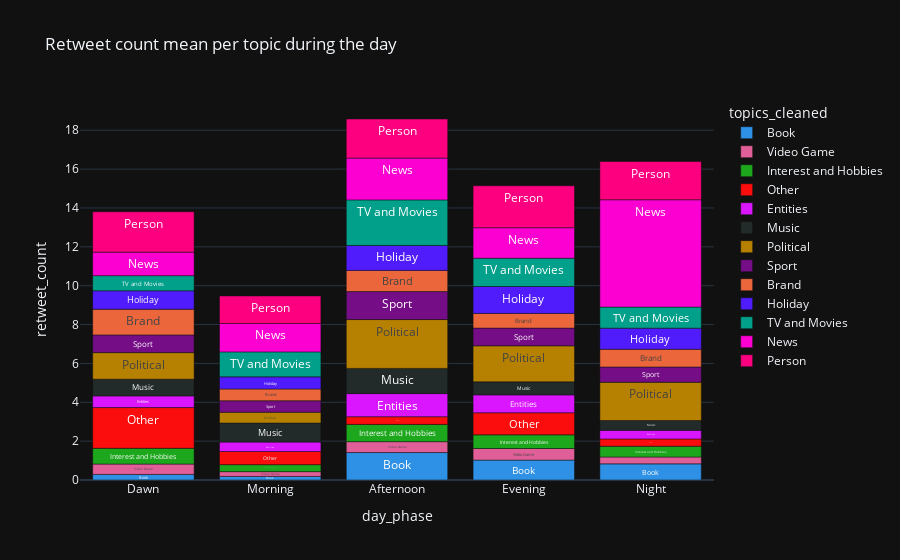

Here is the notebook cell this chart was saved with:
### Code cell
fig = px.bar(topic_analysis_2020_day_phase, x="day_phase", y="retweet_count", color="topics_cleaned", text="topics_cleaned", category_orders={'day_phase': day_phases}, title="Retweet count mean per topic during the day in 2020",
             color_discrete_sequence=px.colors.qualitative.Dark24)
fig.show()

### Figure 1 — Plotly figure (JSON) as saved in the notebook; plotly's stock layout.template omitted (floating-point values rounded to 4 significant figures)
{"data": [{"alignmentgroup": "True", "hovertemplate": "topics_cleaned=%{text}<br>day_phase=%{x}<br>retweet_count=%{y}<extra></extra>", "legendgroup": "Book", "marker": {"color": "#2E91E5", "pattern": {"shape": ""}}, "name": "Book", "offsetgroup": "Book", "orientation": "v", "showlegend": true, "text": ["Book", "Book", "Book", "Book", "Book"], "textposition": "auto", "x": ["Morning", "Dawn", "Night", "Evening", "Afternoon"], "xaxis": "x", "y": [0.1852, 0.2881, 0.8312, 1.025, 1.413], "yaxis": "y", "type": "bar"}, {"alignmentgroup": "True", "hovertemplate": "topics_cleaned=%{text}<br>day_phase=%{x}<br>retweet_count=%{y}<extra></extra>", "legendgroup": "Video Game", "marker": {"color": "#E15F99", "pattern": {"shape": ""}}, "name": "Video Game", "offsetgroup": "Video Game", "orientation": "v", "showlegend": true, "text": ["Video Game", "Video Game", "Video Game", "Video Game", "Video Game"], "textposition": "auto", "x": ["Morning", "Night", "Dawn", "Afternoon", "Evening"], "xaxis": "x", "y": [0.2448, 0.3521, 0.5317, 0.56, 0.596], "yaxis": "y", "type": "bar"}, {"alignmentgroup": "True", "hovertemplate": "topics_cleaned=%{text}<br>day_phase=%{x}<br>retweet_count=%{y}<extra></extra>", "legendgroup": "Interest and Hobbies", "marker": {"color": "#1CA71C", "pattern": {"shape": ""}}, "name": "Interest and Hobbies", "offsetgroup": "Interest and Hobbies", "orientation": "v", "showlegend": true, "text": ["Interest and Hobbies", "Interest and Hobbies", "Interest and Hobbies", "Interest and Hobbies", "Interest and Hobbies"], "textposition": "auto", "x": ["Morning", "Night", "Evening", "Dawn", "Afternoon"], "xaxis": "x", "y": [0.3599, 0.5559, 0.7035, 0.8109, 0.8884], "yaxis": "y", "type": "bar"}, {"alignmentgroup": "True", "hovertemplate": "topics_cleaned=%{text}<br>day_phase=%{x}<br>retweet_count=%{y}<extra></extra>", "legendgroup": "Other", "marker": {"color": "#FB0D0D", "pattern": {"shape": ""}}, "name": "Other", "offsetgroup": "Other", "orientation": "v", "showlegend": true, "text": ["Other", "Other", "Other", "Other", "Other"], "textposition": "auto", "x": ["Night", "Afternoon", "Morning", "Evening", "Dawn"], "xaxis": "x", "y": [0.3758, 0.3957, 0.6768, 1.135, 2.098], "yaxis": "y", "type": "bar"}, {"alignmentgroup": "True", "hovertemplate": "topics_cleaned=%{text}<br>day_phase=%{x}<br>retweet_count=%{y}<extra></extra>", "legendgroup": "Entities", "marker": {"color": "#DA16FF", "pattern": {"shape": ""}}, "name": "Entities", "offsetgroup": "Entities", "orientation": "v", "showlegend": true, "text": ["Entities", "Entities", "Entities", "Entities", "Entities"], "textposition": "auto", "x": ["Night", "Morning", "Dawn", "Evening", "Afternoon"], "xaxis": "x", "y": [0.4418, 0.484, 0.5986, 0.9221, 1.19], "yaxis": "y", "type": "bar"}, {"alignmentgroup": "True", "hovertemplate": "topics_cleaned=%{text}<br>day_phase=%{x}<br>retweet_count=%{y}<extra></extra>", "legendgroup": "Music", "marker": {"color": "#222A2A", "pattern": {"shape": ""}}, "name": "Music", "offsetgroup": "Music", "orientation": "v", "showlegend": true, "text": ["Music", "Music", "Music", "Music", "Music"], "textposition": "auto", "x": ["Night", "Evening", "Dawn", "Morning", "Afternoon"], "xaxis": "x", "y": [0.5056, 0.6695, 0.8601, 0.9825, 1.297], "yaxis": "y", "type": "bar"}, {"alignmentgroup": "True", "hovertemplate": "topics_cleaned=%{text}<br>day_phase=%{x}<br>retweet_count=%{y}<extra></extra>", "legendgroup": "Political", "marker": {"color": "#B68100", "pattern": {"shape": ""}}, "name": "Political", "offsetgroup": "Political", "orientation": "v", "showlegend": true, "text": ["Political", "Political", "Political", "Political", "Political"], "textposition": "auto", "x": ["Morning", "Dawn", "Evening", "Night", "Afternoon"], "xaxis": "x", "y": [0.5556, 1.368, 1.856, 1.971, 2.513], "yaxis": "y", "type": "bar"}, {"alignmentgroup": "True", "hovertemplate": "topics_cleaned=%{text}<br>day_phase=%{x}<br>retweet_count=%{y}<extra></extra>", "legendgroup": "Sport", "marker": {"color": "#750D86", "pattern": {"shape": ""}}, "name": "Sport", "offsetgroup": "Sport", "orientation": "v", "showlegend": true, "text": ["Sport", "Sport", "Sport", "Sport", "Sport"], "textposition": "auto", "x": ["Morning", "Night", "Evening", "Dawn", "Afternoon"], "xaxis": "x", "y": [0.5928, 0.7849, 0.9117, 0.9117, 1.439], "yaxis": "y", "type": "bar"}, {"alignmentgroup": "True", "hovertemplate": "topics_cleaned=%{text}<br>day_phase=%{x}<br>retweet_count=%{y}<extra></extra>", "legendgroup": "Brand", "marker": {"color": "#EB663B", "pattern": {"shape": ""}}, "name": "Brand", "offsetgroup": "Brand", "orientation": "v", "showlegend": true, "text": ["Brand", "Brand", "Brand", "Brand", "Brand"], "textposition": "auto", "x": ["Morning", "Evening", "Night", "Afternoon", "Dawn"], "xaxis": "x", "y": [0.6015, 0.7564, 0.9101, 1.092, 1.321], "yaxis": "y", "type": "bar"}, {"alignmentgroup": "True", "hovertemplate": "topics_cleaned=%{text}<br>day_phase=%{x}<br>retweet_count=%{y}<extra></extra>", "legendgroup": "Holiday", "marker": {"color": "#511CFB", "pattern": {"shape": ""}}, "name": "Holiday", "offsetgroup": "Holiday", "orientation": "v", "showlegend": true, "text": ["Holiday", "Holiday", "Holiday", "Holiday", "Holiday"], "textposition": "auto", "x": ["Morning", "Dawn", "Night", "Afternoon", "Evening"], "xaxis": "x", "y": [0.6263, 0.9512, 1.087, 1.284, 1.384], "yaxis": "y", "type": "bar"}, {"alignmentgroup": "True", "hovertemplate": "topics_cleaned=%{text}<br>day_phase=%{x}<br>retweet_count=%{y}<extra></extra>", "legendgroup": "TV and Movies", "marker": {"color": "#00A08B", "pattern": {"shape": ""}}, "name": "TV and Movies", "offsetgroup": "TV and Movies", "orientation": "v", "showlegend": true, "text": ["TV and Movies", "TV and Movies", "TV and Movies", "TV and Movies", "TV and Movies"], "textposition": "auto", "x": ["Dawn", "Night", "Morning", "Evening", "Afternoon"], "xaxis": "x", "y": [0.7771, 1.086, 1.284, 1.456, 2.345], "yaxis": "y", "type": "bar"}, {"alignmentgroup": "True", "hovertemplate": "topics_cleaned=%{text}<br>day_phase=%{x}<br>retweet_count=%{y}<extra></extra>", "legendgroup": "News", "marker": {"color": "#FB00D1", "pattern": {"shape": ""}}, "name": "News", "offsetgroup": "News", "orientation": "v", "showlegend": true, "text": ["News", "News", "News", "News", "News"], "textposition": "auto", "x": ["Dawn", "Morning", "Evening", "Afternoon", "Night"], "xaxis": "x", "y": [1.211, 1.462, 1.568, 2.149, 5.522], "yaxis": "y", "type": "bar"}, {"alignmentgroup": "True", "hovertemplate": "topics_cleaned=%{text}<br>day_phase=%{x}<br>retweet_count=%{y}<extra></extra>", "legendgroup": "Person", "marker": {"color": "#FC0080", "pattern": {"shape": ""}}, "name": "Person", "offsetgroup": "Person", "orientation": "v", "showlegend": true, "text": ["Person", "Person", "Person", "Person", "Person"], "textposition": "auto", "x": ["Morning", "Night", "Afternoon", "Dawn", "Evening"], "xaxis": "x", "y": [1.417, 1.969, 2.013, 2.081, 2.16], "yaxis": "y", "type": "bar"}], "layout": {"xaxis": {"anchor": "y", "domain": [0.0, 1.0], "title": {"text": "day_phase"}, "categoryorder": "array", "categoryarray": ["Dawn", "Morning", "Afternoon", "Evening", "Night"]}, "yaxis": {"anchor": "x", "domain": [0.0, 1.0], "title": {"text": "retweet_count"}}, "legend": {"title": {"text": "topics_cleaned"}, "tracegroupgap": 0}, "title": {"text": "Retweet count mean per topic during the day"}, "barmode": "relative"}}
